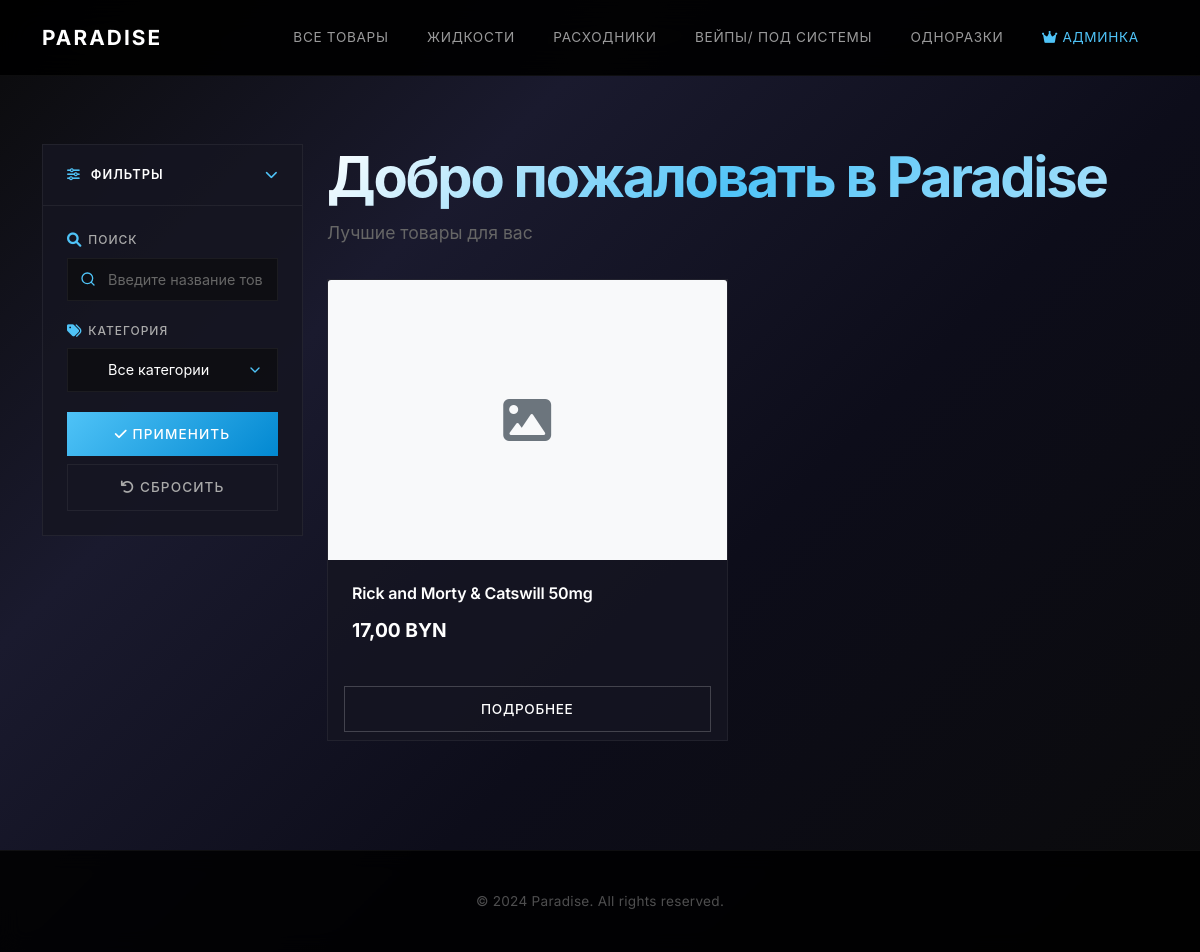
Page /category/zhidkosti/ (signed in) on the committed database.
### catalog/models.py (models this page shows, shortened)
class Category(models.Model):
    name = models.CharField('Название', max_length=100)
    slug = models.SlugField(unique=True, blank=True)
    class Meta:
        verbose_name = 'Категория'
        verbose_name_plural = 'Категории'
    def get_absolute_url(self):
        return reverse('catalog:category', args=[self.slug])

class Product(models.Model):
    category = models.ForeignKey(Category, on_delete=models.CASCADE,
                                 related_name='products', verbose_name='Категория')
    name = models.CharField('Название', max_length=200)
    slug = models.SlugField(unique=True, blank=True)
    image = models.ImageField('Изображение', upload_to='products/', blank=True, null=True)
    price = models.DecimalField('Цена', max_digits=10, decimal_places=2)
    in_stock = models.BooleanField('В наличии', default=True)
    quantity = models.PositiveIntegerField('Количество на складе', default=0)
    created_at = models.DateTimeField('Добавлен', auto_now_add=True)
    class Meta:
        verbose_name = 'Товар'
        verbose_name_plural = 'Товары'
        ordering = ['-created_at']
    def has_stock(self):
        has_flavor = self.flavor_stocks.filter(quantity__gt=0).exists()
        has_color = self.color_stocks.filter(quantity__gt=0).exists()
        has_simple_quantity = self.quantity > 0
        return has_flavor or has_color or has_simple_quantity
    def get_absolute_url(self):
        return reverse('catalog:product_detail', args=[self.slug])

### catalog/views.py (the view)
# urls.py: path('', views.product_list, name='product_list'),
def product_list(request, category_slug=None):
    categories = Category.objects.all()
    products = Product.objects.filter(in_stock=True)
    filtered_products = []
    for product in products:
        if product.has_stock():
            filtered_products.append(product.id)
    products = products.filter(id__in=filtered_products)
    category = None
    if category_slug:
        category = get_object_or_404(Category, slug=category_slug)
        products = products.filter(category=category)
    category_id = request.GET.get('category')
    if category_id and not category:
        try:
            category = get_object_or_404(Category, id=category_id)
        except:
            pass
    filter = ProductFilter(request.GET, queryset=products)
    products = filter.qs
    context = {
        'categories': categories,
        'category': category,
        'filter': filter,
        'products': products,
    }
    return render(request, 'catalog/index.html', context)

### catalog/templates/catalog/index.html (shortened to what this page needs)
{% extends 'catalog/base.html' %}
{% load static %}
{% block content %}
<div class="row">
    <div class="col-lg-3 col-md-4 mb-4">
        <div class="filter-card card">
            <div class="card-header" id="filterHeader">
                <span><i class="fas fa-sliders-h" style="color: var(--glow-blue); margin-right: 10px;"></i>Фильтры</span>
                <span class="toggle-icon"><i class="fas fa-chevron-down"></i></span>
            </div>
            <div class="card-body" id="filterBody">
                <form method="get" id="filterForm">
                    <div class="mb-3">
                        <label for="id_search">
                            <i class="fas fa-search"></i> Поиск
                        </label>
                        <input type="text" name="search" id="id_search"
                               class="form-control"
                               placeholder="Введите название товара..."
                               value="{{ request.GET.search }}">
                    </div>
                    <div class="mb-3">
                        <label for="id_category">
                            <i class="fas fa-tags"></i> Категория
                        </label>
                        <select name="category" id="id_category" class="form-select">
                            <option value="">Все категории</option>
                        </select>
                    </div>
                    <button type="submit" class="btn btn-primary w-100">
                        <i class="fas fa-check"></i> Применить
                    </button>
                    <a href="{% url 'catalog:product_list' %}" class="btn btn-secondary w-100 mt-2">
                        <i class="fas fa-undo"></i> Сбросить
                    </a>
                </form>
            </div>
        </div>
    </div>
    <div class="col-lg-9 col-md-8">
        <h1 class="page-title">Добро пожаловать в Paradise</h1>
        <p class="page-subtitle">Лучшие товары для вас</p>
        <div class="products-grid">
            {% for product in products %}
            <div class="product-card card">
                {% if product.image %}
                <img src="{{ product.image.url }}" class="card-img-top" alt="{{ product.name }}">
                {% else %}
                <div class="card-img-top d-flex align-items-center justify-content-center bg-light">
                    <i class="fas fa-image fa-3x text-muted"></i>
                </div>
                {% endif %}
                <div class="card-body">
                    <h5 class="card-title">{{ product.name }}</h5>
                    <div class="product-price">{{ product.price }} BYN</div>
                </div>
                <div class="card-footer bg-transparent border-0">
                    <a href="{{ product.get_absolute_url }}" class="btn btn-primary">Подробнее</a>
                </div>
            </div>
            {% empty %}
            <div class="col-12 text-center py-5">
                <h4>Товаров пока нет</h4>
                <p class="text-muted">Добавьте товары через админ-панель</p>
            </div>
            {% endfor %}
        </div>
    </div>
</div>
{% endblock %}

### catalog/templates/catalog/base.html (shortened to what this page needs)
{% load static %}
<!DOCTYPE html>
<html lang="ru">
<head>
    <link href="https://cdn.jsdelivr.net/npm/bootstrap@5.1.3/dist/css/bootstrap.min.css" rel="stylesheet">
    <link rel="stylesheet" href="https://cdnjs.cloudflare.com/ajax/libs/font-awesome/6.0.0/css/all.min.css">
    <link rel="stylesheet" href="{% static 'catalog/css/nova-style.css' %}">
</head>
<body>
    <nav class="navbar navbar-expand-lg navbar-dark">
        <div class="container">
            <a class="navbar-brand" href="{% url 'catalog:product_list' %}">Paradise</a>
            <div class="collapse navbar-collapse" id="navbarNav">
                <ul class="navbar-nav ms-auto">
                    <li class="nav-item">
                        <a class="nav-link" href="{% url 'catalog:product_list' %}">Все товары</a>
                    </li>
                    {% for cat in categories %}
                    <li class="nav-item">
                        <a class="nav-link" href="{{ cat.get_absolute_url }}">{{ cat.name }}</a>
                    </li>
                    {% endfor %}
                    {% if user.is_authenticated and user.is_staff %}
                    <li class="nav-item">
                        <a class="nav-link" href="{% url 'dashboard:index' %}" style="color: var(--glow-blue) !important;">
                            <i class="fas fa-crown"></i> Админка
                        </a>
                    </li>
                    {% endif %}
                </ul>
            </div>
        </div>
    </nav>
    <main>
        <div class="container my-5 page-transition">
            {% block content %}
            {% endblock %}
        </div>
    </main>
    <footer>
        <div class="container text-center">
            <p>© 2024 Paradise. All rights reserved.</p>
        </div>
    </footer>
</body>
</html>

### rows in the picture
Category: name "ЖИДКОСТИ"
Category: name "РАСХОДНИКИ"
Category: name "ВЕЙПЫ/ ПОД СИСТЕМЫ"
Category: name "ОДНОРАЗКИ"
Product: name "Rick and Morty & Catswill 50mg", price "17,00"
